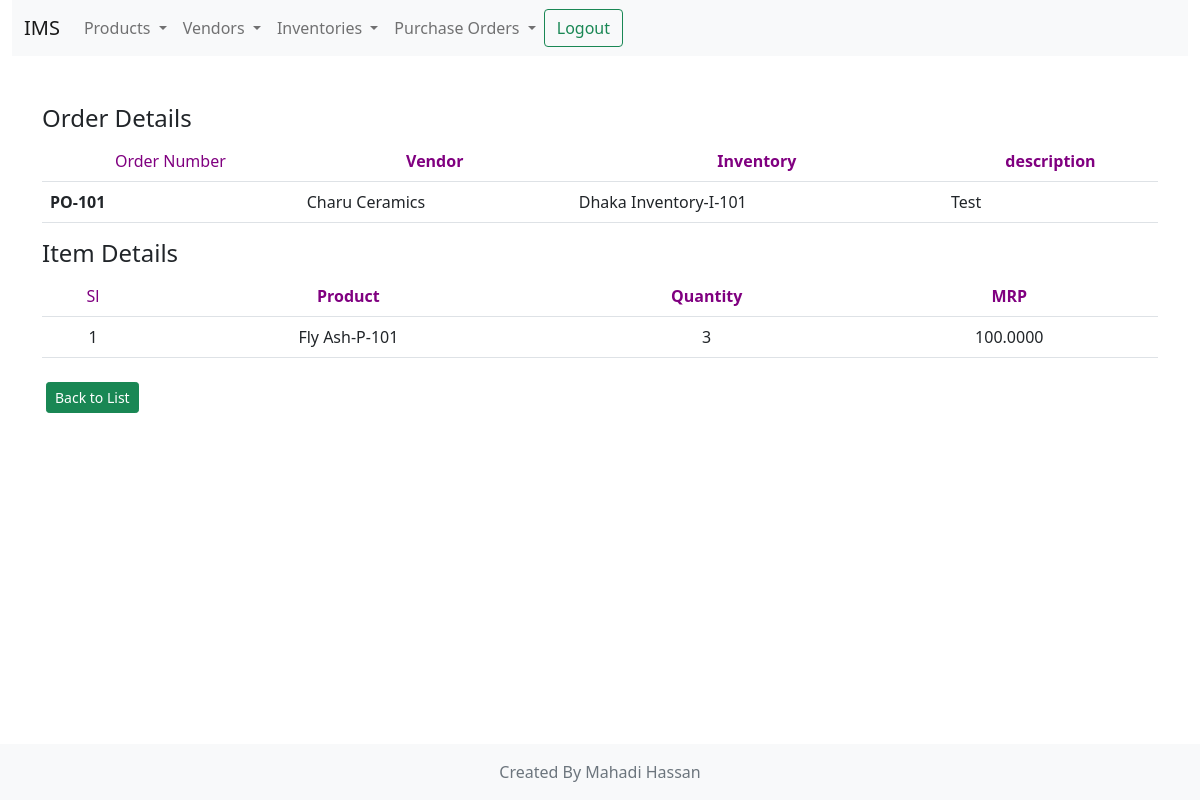
/purchase_order/view/4/ (signed in), run on the app's committed database.
### purchase_orders/models.py (models this page shows, shortened)
class PurchaseOrder(models.Model):
    order_number = models.CharField(max_length=256, verbose_name='Order No.')
    vendor_id = models.ForeignKey(Vendor, on_delete=models.CASCADE, verbose_name='Vendor')
    inventory_id = models.ForeignKey(Inventory, on_delete=models.CASCADE, verbose_name='Inventory', default=None, null=True)
    purpose = models.TextField(max_length=1024, verbose_name='Purpose')
    entry_date = models.DateField(auto_now_add=True)
    amount = models.DecimalField(max_digits=20, decimal_places=4)
    created_by = models.ForeignKey(User, on_delete=models.CASCADE)
    status = models.IntegerField(choices=STATUS_CHOICES, default=STATUS_CHOICES[0][0])
    class Meta:
        db_table = 'purchase_invoice'
        verbose_name = "Purchase Order"
        verbose_name_plural = "Purchase Orders"

class OrderItems(models.Model):
    product_id = models.ForeignKey(Product, on_delete=models.PROTECT)
    product_name = models.CharField(max_length=256, verbose_name='Product')
    purchase_id = models.ForeignKey(PurchaseOrder, on_delete=models.CASCADE, related_name='order')
    quantity = models.IntegerField(default=1)
    mrp = models.DecimalField(max_digits=15, decimal_places=4)
    class Meta:
        db_table = 'order_items'

### vendor/models.py (models this page shows)
class Vendor(models.Model):
    vendor_id = models.CharField(max_length = 200, verbose_name = 'Vendor Id', unique = True)
    name = models.CharField(max_length=200, verbose_name='Vendor', unique=True)
    address_line_1 = models.CharField(max_length=512, verbose_name='Address-1', blank=True, null=True)
    address_line_2 = models.CharField(max_length=512, blank=True, verbose_name='Address-2', null=True)
    contact_person = models.CharField(max_length=256, verbose_name='Contact Person', blank=True, null=True)
    contact_number = models.CharField(max_length=15, verbose_name='Phone', blank=True)
    email = models.EmailField(blank=True)
    def __str__(self):
        return "{}".format(self.name)
    class Meta:
        db_table = 'vendors'

### inventories/models.py (models this page shows, shortened)
class Inventory(models.Model):
    name = models.CharField(max_length=256, verbose_name='Name')
    code = models.CharField(max_length=256, verbose_name='Code', blank=True, null=True)
    class Meta:
        verbose_name = "Inventory"
        verbose_name_plural = "Inventories"
    def __str__(self):
        return '{}-{}'.format(self.name, self.code)

### products/models.py (models this page shows, shortened)
class Product(models.Model):
    name = models.CharField(max_length=256, verbose_name='Product Name')
    code = models.CharField(max_length=256, verbose_name='Code', blank=True, null=True)
    purchase_price = models.DecimalField(max_digits=15, decimal_places=4, blank=True, null=True)
    sale_price = models.DecimalField(max_digits=15, decimal_places=4)
    class Meta:
        verbose_name = "Product"
        verbose_name_plural = "Products"
    def __str__(self):
        return '{}-{}'.format(self.name, self.code)

### purchase_orders/views.py (the view)
# urls.py: path('view/<int:order_id>/', view, name='view_order'),
@login_required(login_url='/accounts/login/')
def view(request, order_id, **kwargs):
    purchase_order = PurchaseOrder.objects.get(pk=order_id)
    return render(request, 'purchase_order/view.html',
                  {'order': purchase_order, 'title': 'Order View'})

### context_processor.py (called while the page is built)
def default_context_data(request):
    menu_file = open(menu_file_path)
    data = json.load(menu_file)
    menu_file.close()
    return {
        "menu": data
    }

### templates/purchase_order/view.html (shortened to what this page needs)
{% extends 'base.html' %}
{% block content %}
<div id="content-main">
<div class="module">
<h4>Order Details</h4>
          <table class="table table-overview">
           <tr style="text-align:center; color:purple;  height:30px">
               <td>Order Number</td>
               <th style="text-align:center">Vendor</th>
               <th style="text-align:center">Inventory</th>
               <th style="text-align:center">description</th>
           </tr>
                <tr>
                <th>{{ order.order_number }}</th>
                <td>{{ order.vendor_id }}</td>
                <td>{{ order.inventory_id }}</td>
                <td>{{ order.purpose }}</td>
                </tr>
          </table>
<h4>Item Details</h4>
    <table class="table table-overview">
           <tr style="color:purple; text-align:center; height:30px">
               <td>Sl</td>
               <th>Product</th>
               <th>Quantity</th>
               <th>MRP</th>
           </tr>
              {% for row in order.order.all %}
              <tr style="text-align:center">
              <td>{{ forloop.counter }}</td>
              <td>{{ row.product_id }}</td>
              <td>{{ row.quantity }}</td>
              <td>{{ row.mrp }}</td>
              </tr>
              {% endfor %}
          </table>
        </div>
<a class="my-2 mx-1 btn btn-sm btn-success" href="{% url "order_index" %}">Back to List</a>
</div>
{% endblock %}

### data on the page
PurchaseOrder: order_number "PO-101", vendor_id "Charu Ceramics", inventory_id "Dhaka Inventory-I-101", purpose "Test"
OrderItems: product_id "Fly Ash-P-101", quantity "3", mrp "100.0000"

### other printed values
{{ menu.name }} "IMS"
{{ item.label }} "Products" "Vendors" "Inventories" "Purchase Orders"
